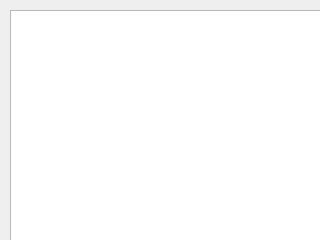
<?xml version="1.0" encoding="UTF-8"?>
<ui version="4.0">
 <class>Form</class>
 <widget class="QWidget" name="Form">
  <property name="geometry">
   <rect>
    <x>0</x>
    <y>0</y>
    <width>320</width>
    <height>240</height>
   </rect>
  </property>
  <property name="sizePolicy">
   <sizepolicy hsizetype="Fixed" vsizetype="Fixed">
    <horstretch>0</horstretch>
    <verstretch>0</verstretch>
   </sizepolicy>
  </property>
  <property name="minimumSize">
   <size>
    <width>200</width>
    <height>130</height>
   </size>
  </property>
  <property name="windowTitle">
   <string>controller</string>
  </property>
  <widget class="QGraphicsView" name="graphicsView">
   <property name="geometry">
    <rect>
     <x>10</x>
     <y>10</y>
     <width>320</width>
     <height>240</height>
    </rect>
   </property>
  </widget>
 </widget>
 <resources/>
 <connections/>
 <slots>
  <slot>Move_to_initial_position()</slot>
  <slot>Pick_up_the_block()</slot>
  <slot>Place_on_red()</slot>
  <slot>Place_on_blue()</slot>
  <slot>Grab()</slot>
  <slot>Open()</slot>
 </slots>
</ui>
